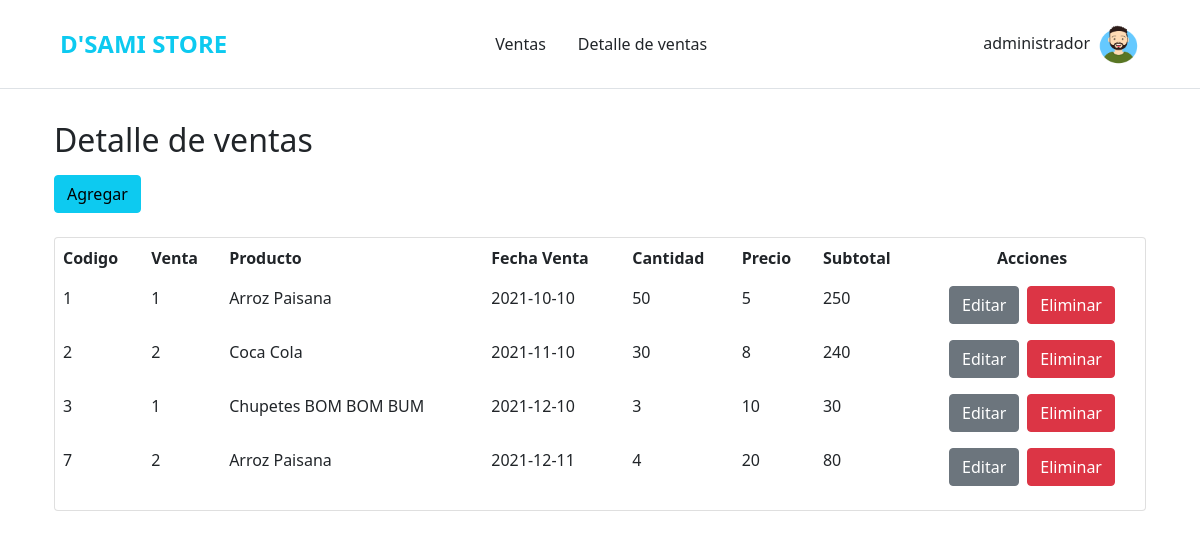
The app's page /vista/detalleVentas/index.php (signed in) with its own data.
### tables this page shows
CREATE TABLE `mor_detalle_venta` (
  `idDetalleVenta` int(10) UNSIGNED NOT NULL,
  `idVenta` int(10) UNSIGNED DEFAULT NULL,
  `idProducto` int(10) UNSIGNED DEFAULT NULL,
  `fechaVenta` date DEFAULT NULL,
  `cantidad` int(10) UNSIGNED DEFAULT NULL,
  `precio` float DEFAULT NULL,
  `subtotal` float DEFAULT NULL
);

CREATE TABLE `mor_venta` (
  `idVenta` int(10) UNSIGNED NOT NULL,
  `idEmpleado` int(10) UNSIGNED DEFAULT NULL,
  `nombreCliente` varchar(45) DEFAULT NULL,
  `total` decimal(10,0) DEFAULT NULL
);

CREATE TABLE `mor_producto` (
  `idProducto` int(10) UNSIGNED NOT NULL,
  `idCategoria` int(10) UNSIGNED NOT NULL,
  `idAlmacen` int(10) UNSIGNED NOT NULL,
  `nombre` varchar(30) DEFAULT NULL,
  `descripcion` varchar(150) DEFAULT NULL,
  `foto` varchar(50) NOT NULL,
  `precio` float DEFAULT NULL,
  `estado` bit(1) DEFAULT NULL
);

### controlador/detalleVentaControlador.php (called while the page is built, shortened)
<?php
include("../../modelo/producto.php");
include("../../modelo/venta.php");
include("../../modelo/detalleVenta.php");
class detalleVentaControlador{
    public static function listar() {
        $detalleVentas  = detalleVenta::listar();
        include("../../vista/detalleVentas/includes/tabla.php");
    }
}
?>

### controlador/detalleVenta/listar.php (called while the page is built)
<?php
    include("../../controlador/detalleVentaControlador.php");
    detalleVentaControlador::listar();
?>

### modelo/detalleVenta.php (called while the page is built, shortened)
<?php
  include("../../controlador/config.php");
  class detalleVenta{
    function __construct($id, $venta, $producto, $fechaVenta, $cantidad, $precio, $subtotal) {
        $this->id = $id;
        $this->venta = $venta;
        $this->producto = $producto;
        $this->fechaVenta = $fechaVenta;
        $this->cantidad = $cantidad;
        $this->precio = $precio;
        $this->subtotal = $subtotal;
    }
    public static function listar() {
        global $link;
        $detalleVentas = [];
        $consulta  = ("SELECT dt.*, v.idVenta idVenta, v.idEmpleado idEmpleado, v.nombreCliente nombreCliente, v.total total, p.idCategoria idCategoria, p.idAlmacen idAlmacen, p.nombre nombreProducto, p.descripcion descripcionPro, p.foto foto, p.precio precioPro, p.estado estado, round(dt.cantidad * dt.precio) subtotal FROM mor_detalle_venta dt INNER JOIN mor_venta v ON dt.idVenta=V.idVenta INNER JOIN mor_producto p ON dt.idProducto=p.idProducto");
        $resultado = mysqli_query($link, $consulta);
        while ($valor = mysqli_fetch_assoc($resultado)){
            $producto = new Producto(
                $valor['idProducto'],
                $valor['nombreProducto'],
                $valor['idCategoria'],
                $valor['descripcionPro'],
                $valor['idAlmacen'],
                $valor['foto'],
                $valor['precioPro'],
                $valor['estado']
            );
            $venta= new Venta(
                $valor['idVenta'],
                $valor['idEmpleado'],
                $valor['nombreCliente'],
                $valor['total']
            );
            $detalleVentas[] = new detalleVenta(
                $valor['idDetalleVenta'],
                $venta,
                $producto,
                $valor['fechaVenta'],
                $valor['cantidad'],
                $valor['precio'],
                $valor['subtotal']
            );
        }
        return $detalleVentas;
    }
  }
?>

### modelo/venta.php (called while the page is built, shortened)
<?php
  class Venta{
    function __construct($id, $empleado, $nombreCliente, $total) {
        $this->id = $id;
    }
  }
?>

### modelo/producto.php (called while the page is built, shortened)
<?php
class Producto {
    function __construct($id, $nombre,$categoria, $descripcion , $almacen, $foto,  $precio, $estado ) {
        $this->nombre = $nombre;
    }
}
?>

### vista/detalleVentas/includes/tabla.php (shortened to what this page needs)
<div class="card">
    <div class="table-responsive">
        <table class="table table-borderless">
            <thead>
                <tr>
                    <th scope="col">Codigo</th>
                    <th scope="col">Venta</th>
                    <th scope="col">Producto</th>
                    <th scope="col">Fecha Venta</th>
                    <th scope="col">Cantidad</th>
                    <th scope="col">Precio</th>
                    <th scope="col">Subtotal</th>
                    <th scope="col" class="text-center">Acciones</th>
                </tr>
            </thead>
            <tbody>
                <?php
                    foreach ($detalleVentas as $detalleVenta) { ?>
                    <tr>
                        <td><?php echo $detalleVenta->id; ?></td>
                        <td><?php echo $detalleVenta->venta->id; ?></td>
                        <td><?php echo $detalleVenta->producto->nombre; ?></td>
                        <td><?php echo $detalleVenta->fechaVenta; ?></td>
                        <td><?php echo $detalleVenta->cantidad; ?></td>
                        <td><?php echo $detalleVenta->precio; ?></td>
                        <td><?php echo $detalleVenta->subtotal; ?></td>
                        <td>
                            <div class="d-flex justify-content-center">
                                <button class="btn btn-secondary me-2" type="button" data-bs-toggle="modal" data-bs-target="#editarDetalleVenta<?php echo $detalleVenta->id; ?>">
                                    Editar
                                </button>
                                <button class="btn btn-danger" type="button" data-bs-toggle="modal" data-bs-target="#eliminarDetalleVenta<?php echo $detalleVenta->id; ?>">Eliminar</button>
                            </div>
                        </td>
                    </tr>
                <?php } ?>
            </tbody>
        </table>
    </div>
</div>

### records on screen
mor_detalle_venta: idDetalleVenta "1", idVenta.idVenta "1", idProducto.nombre "Arroz Paisana", fechaVenta "2021-10-10", cantidad "50", precio "5", subtotal "250"
mor_detalle_venta: idDetalleVenta "2", idVenta.idVenta "2", idProducto.nombre "Coca Cola", fechaVenta "2021-11-10", cantidad "30", precio "8", subtotal "240"
mor_detalle_venta: idDetalleVenta "3", idVenta.idVenta "1", idProducto.nombre "Chupetes BOM BOM BUM", fechaVenta "2021-12-10", cantidad "3", precio "10", subtotal "30"
mor_detalle_venta: idDetalleVenta "7", idVenta.idVenta "2", idProducto.nombre "Arroz Paisana", fechaVenta "2021-12-11", cantidad "4", precio "20", subtotal "80"

### other values on screen
$username "administrador"
